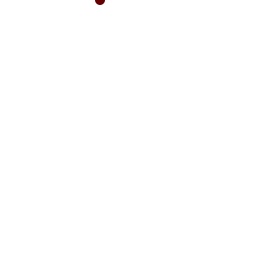
Frame 1 (no input)
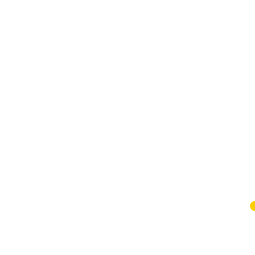
Frame 60 (the mouse pressed at the canvas centre just before this capture)
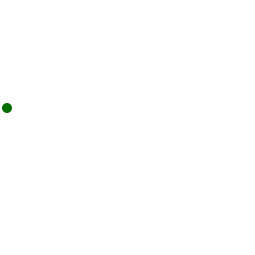
Frame 120 (the mouse held since frame 60 and released just before this capture)

The Processing sketch that drew these frames (run headless with seeded random() and noise(); from frame 60 on, the mouse is pressed at the canvas centre):

// Processing sketch: exercise_5_10
// ── exercise_5_10.pde
float x = 100;
float y = 0;

float speedx = 0, speedy = 0;
float gravity = 1;

void setup (){
  size(255,255);
}

void draw(){
  background(255);
  //Draw ball
  fill(x,y,0);
  noStroke();
  ellipse(x,y,10,10);
  //x and y are add gravity
  y = y + speedy;
  x = x + speedx;
  speedy += gravity;
  speedx += gravity;
  
  // Bounce back up!
  if(y > height){
    speedy = speedy * -1;
    y = height;
  }else if(y < 0){
    speedy *= -1;
    y = 0;
  }
    if(x > width){
    speedx = speedx * -1;
    x = width;
  }else if(x < 0){
    speedx *= -1;
    x = 0;
  }
}
